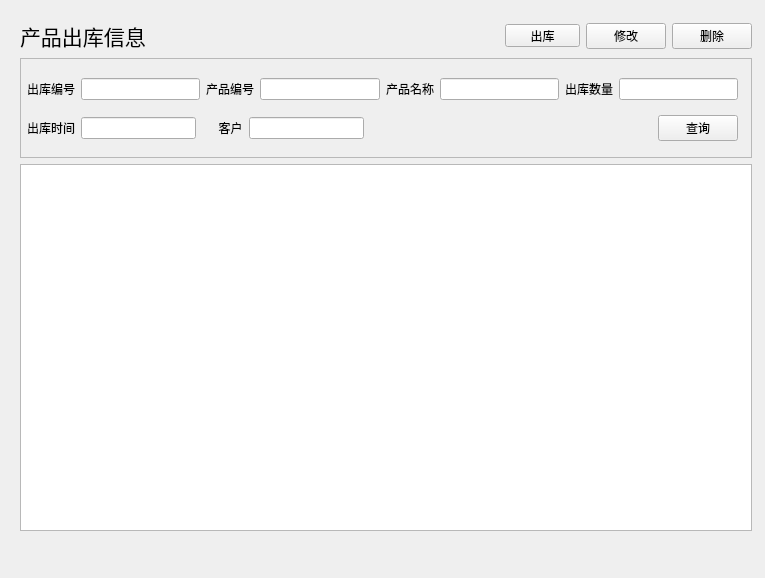
<?xml version="1.0" encoding="UTF-8"?>
<ui version="4.0">
 <class>OutStockPage</class>
 <widget class="QWidget" name="OutStockPage">
  <property name="geometry">
   <rect>
    <x>0</x>
    <y>0</y>
    <width>765</width>
    <height>578</height>
   </rect>
  </property>
  <property name="windowTitle">
   <string>Form</string>
  </property>
  <widget class="QWidget" name="layoutWidget">
   <property name="geometry">
    <rect>
     <x>20</x>
     <y>20</y>
     <width>732</width>
     <height>511</height>
    </rect>
   </property>
   <layout class="QVBoxLayout" name="layout">
    <item>
     <layout class="QHBoxLayout" name="titleLayout" stretch="0,0,0,0,0">
      <item>
       <widget class="QLabel" name="titleLabel">
        <property name="maximumSize">
         <size>
          <width>618</width>
          <height>16777215</height>
         </size>
        </property>
        <property name="font">
         <font>
          <family>Agency FB</family>
          <pointsize>16</pointsize>
         </font>
        </property>
        <property name="text">
         <string>产品出库信息</string>
        </property>
       </widget>
      </item>
      <item>
       <spacer name="horizontalSpacer">
        <property name="orientation">
         <enum>Qt::Horizontal</enum>
        </property>
        <property name="sizeHint" stdset="0">
         <size>
          <width>40</width>
          <height>20</height>
         </size>
        </property>
       </spacer>
      </item>
      <item>
       <widget class="QPushButton" name="addButton">
        <property name="minimumSize">
         <size>
          <width>75</width>
          <height>23</height>
         </size>
        </property>
        <property name="maximumSize">
         <size>
          <width>75</width>
          <height>23</height>
         </size>
        </property>
        <property name="text">
         <string>出库</string>
        </property>
       </widget>
      </item>
      <item>
       <widget class="QPushButton" name="modifyButton">
        <property name="text">
         <string>修改</string>
        </property>
       </widget>
      </item>
      <item>
       <widget class="QPushButton" name="deleteButton">
        <property name="text">
         <string>删除</string>
        </property>
       </widget>
      </item>
     </layout>
    </item>
    <item>
     <widget class="QFrame" name="sFrame">
      <property name="minimumSize">
       <size>
        <width>730</width>
        <height>100</height>
       </size>
      </property>
      <property name="frameShape">
       <enum>QFrame::StyledPanel</enum>
      </property>
      <property name="frameShadow">
       <enum>QFrame::Plain</enum>
      </property>
      <widget class="QWidget" name="layoutWidget">
       <property name="geometry">
        <rect>
         <x>7</x>
         <y>11</y>
         <width>711</width>
         <height>81</height>
        </rect>
       </property>
       <layout class="QVBoxLayout" name="sLayout">
        <item>
         <layout class="QHBoxLayout" name="sLayout_1">
          <item>
           <widget class="QLabel" name="outIdLabel">
            <property name="text">
             <string>出库编号</string>
            </property>
           </widget>
          </item>
          <item>
           <widget class="QLineEdit" name="outIdEdit"/>
          </item>
          <item>
           <widget class="QLabel" name="idLabel">
            <property name="minimumSize">
             <size>
              <width>0</width>
              <height>0</height>
             </size>
            </property>
            <property name="maximumSize">
             <size>
              <width>16777215</width>
              <height>16777215</height>
             </size>
            </property>
            <property name="text">
             <string>产品编号</string>
            </property>
           </widget>
          </item>
          <item>
           <widget class="QLineEdit" name="idEdit">
            <property name="minimumSize">
             <size>
              <width>0</width>
              <height>0</height>
             </size>
            </property>
            <property name="maximumSize">
             <size>
              <width>16777215</width>
              <height>16777215</height>
             </size>
            </property>
           </widget>
          </item>
          <item>
           <widget class="QLabel" name="nameLabel">
            <property name="minimumSize">
             <size>
              <width>0</width>
              <height>0</height>
             </size>
            </property>
            <property name="maximumSize">
             <size>
              <width>16777215</width>
              <height>16777215</height>
             </size>
            </property>
            <property name="text">
             <string>产品名称</string>
            </property>
           </widget>
          </item>
          <item>
           <widget class="QLineEdit" name="nameEdit">
            <property name="maximumSize">
             <size>
              <width>16777215</width>
              <height>16777215</height>
             </size>
            </property>
           </widget>
          </item>
          <item>
           <widget class="QLabel" name="outCountLabel">
            <property name="minimumSize">
             <size>
              <width>0</width>
              <height>0</height>
             </size>
            </property>
            <property name="maximumSize">
             <size>
              <width>16777215</width>
              <height>16777215</height>
             </size>
            </property>
            <property name="text">
             <string>出库数量</string>
            </property>
           </widget>
          </item>
          <item>
           <widget class="QLineEdit" name="outCountEdit"/>
          </item>
         </layout>
        </item>
        <item>
         <layout class="QHBoxLayout" name="sLayout_2" stretch="0,4,0,4,10,2">
          <item>
           <widget class="QLabel" name="outTimeLabel">
            <property name="text">
             <string>出库时间</string>
            </property>
           </widget>
          </item>
          <item>
           <widget class="QLineEdit" name="outTimeEdit"/>
          </item>
          <item>
           <widget class="QLabel" name="clientLabel">
            <property name="minimumSize">
             <size>
              <width>0</width>
              <height>0</height>
             </size>
            </property>
            <property name="maximumSize">
             <size>
              <width>16777215</width>
              <height>16777215</height>
             </size>
            </property>
            <property name="text">
             <string>     客户</string>
            </property>
           </widget>
          </item>
          <item>
           <widget class="QLineEdit" name="clientEdit">
            <property name="minimumSize">
             <size>
              <width>0</width>
              <height>0</height>
             </size>
            </property>
            <property name="maximumSize">
             <size>
              <width>16777215</width>
              <height>16777215</height>
             </size>
            </property>
           </widget>
          </item>
          <item>
           <spacer name="horizontalSpacer_3">
            <property name="orientation">
             <enum>Qt::Horizontal</enum>
            </property>
            <property name="sizeHint" stdset="0">
             <size>
              <width>40</width>
              <height>20</height>
             </size>
            </property>
           </spacer>
          </item>
          <item>
           <widget class="QPushButton" name="searchButton">
            <property name="minimumSize">
             <size>
              <width>0</width>
              <height>0</height>
             </size>
            </property>
            <property name="maximumSize">
             <size>
              <width>16777215</width>
              <height>16777215</height>
             </size>
            </property>
            <property name="text">
             <string>查询</string>
            </property>
           </widget>
          </item>
         </layout>
        </item>
       </layout>
      </widget>
     </widget>
    </item>
    <item>
     <widget class="QTableView" name="tableView">
      <property name="minimumSize">
       <size>
        <width>0</width>
        <height>0</height>
       </size>
      </property>
      <property name="editTriggers">
       <set>QAbstractItemView::NoEditTriggers</set>
      </property>
     </widget>
    </item>
   </layout>
  </widget>
 </widget>
 <resources/>
 <connections/>
</ui>
